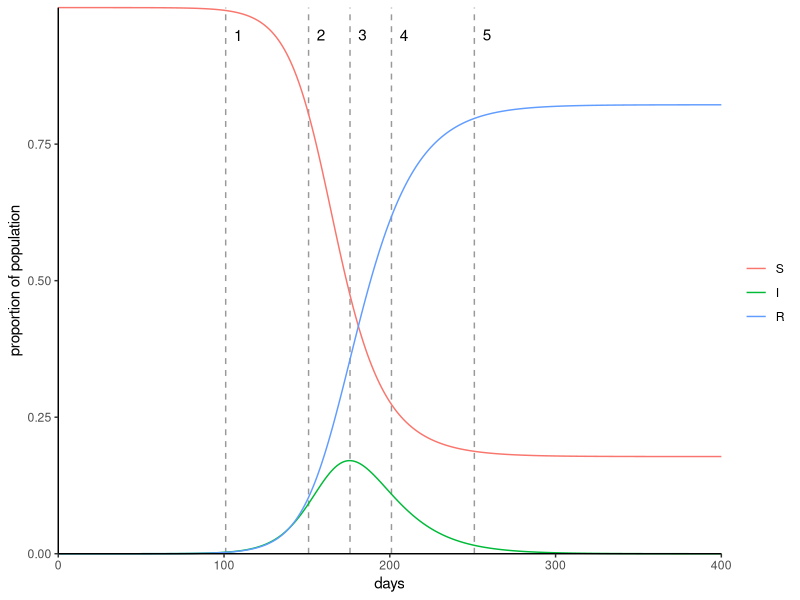
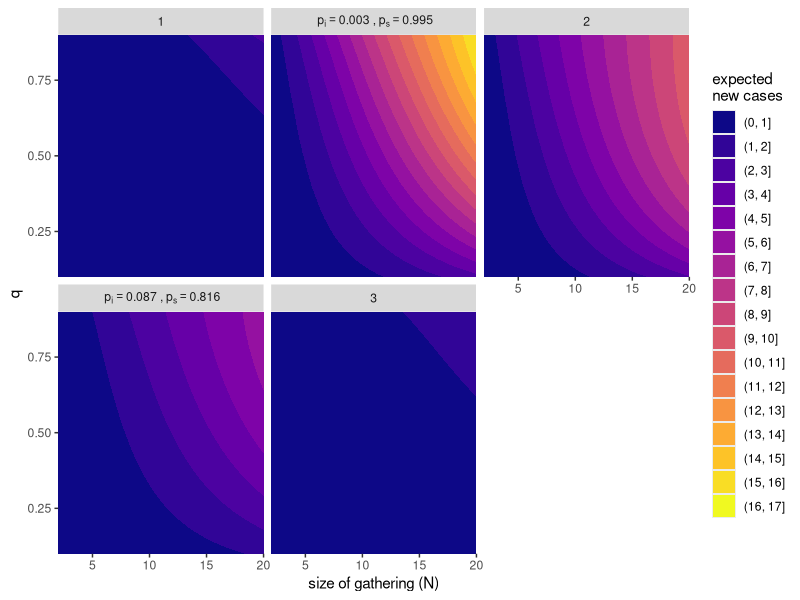

The R source for these figures, in order:
library(deSolve)
library(tidyverse)
 

# SIR model definition ----------------------------------------------------

model <- function(t, states, params) {
  with(as.list(c(states, params)), {
    dS <- - (b * k * I * S) / (S + I + R)
    dI <- (b * k * I * S) / (S + I + R) - gamma * I 
    dR <- gamma * I
    
    list(c(dS, dI, dR))
  })
}


# Parameter definitions ---------------------------------------------------

popsize <- 1000000

params <- c(
  b = 0.15,
  gamma = 1/14,
  k = 1
)

states <- c(
  S = popsize - 1,
  I = 1,
  R = 0
)

times <- seq(0, 400, 1)
slices <- c(101, 151, 176, 201, 251)


# Solve ODEs --------------------------------------------------------------

out <- lsoda(states, times, model, params)
out <- as.data.frame(out)

ps <- out$S[slices] / popsize 
pi <- out$I[slices] / popsize
no <- seq(1, length(ps))
df <- 
  data.frame(
  time = slices,
  no = no,
  pi = paste0("p[i] == ", round(pi, 3)),
  ps = paste0("p[s] == ", round(ps, 3))
)


# Plot SIR results --------------------------------------------------------

pdf("SIR.pdf", height = 7.5, width = 13.33)
out %>% 
  gather(key, value, -time) %>% 
  ggplot(., aes(x = time, y = value/popsize, color = fct_relevel(key, c("S", "I", "R")))) + 
  geom_vline(xintercept = slices, linetype = "dashed", alpha = 0.4) +
  geom_line() +
  geom_text(
    aes(x = time + 5, y = 0.95, label = no),
    data = df, 
    color = "black", 
    parse = T, 
    hjust = "left"
  ) +
  scale_color_discrete(name = "") +
  theme_classic() +
  labs(
    x = "days",
    y = "proportion of population"
  ) +
  coord_cartesian(expand = F, clip = "off")
dev.off()


# Plot impact of gathering size at different epidemic points --------------

N <- seq(2, 20, 1)          # size of gatherings
q <- seq(0.1, 0.9, 0.01)    # probability of infection given contact

df <- expand.grid(N = N, p = paste(no, ps, pi), q = q)

df[, c("no", "ps", "pi")] <- as.numeric(str_split(df$p, " ", simplify = T))
df$dI <- with(df, N * ps * (1 - (1 - q)^(N * pi)))
df$lab <- paste0(df$no,"\n~p[i] == ", round(df$pi, 3), "~','~p[s] == ", round(df$ps, 3))
  
pdf("SIR_exact.pdf", height = 7.5, width = 13.33)
ggplot(df, aes(x = N, y = q, z = dI)) +
  facet_wrap( ~ lab, labeller = label_parsed, ) +
  geom_contour_filled(binwidth = 1) +
  xlab("size of gathering (N)") + 
  scale_fill_viridis_d(name = "expected\nnew cases", option = "plasma") +
  coord_cartesian(expand = F)
dev.off()
